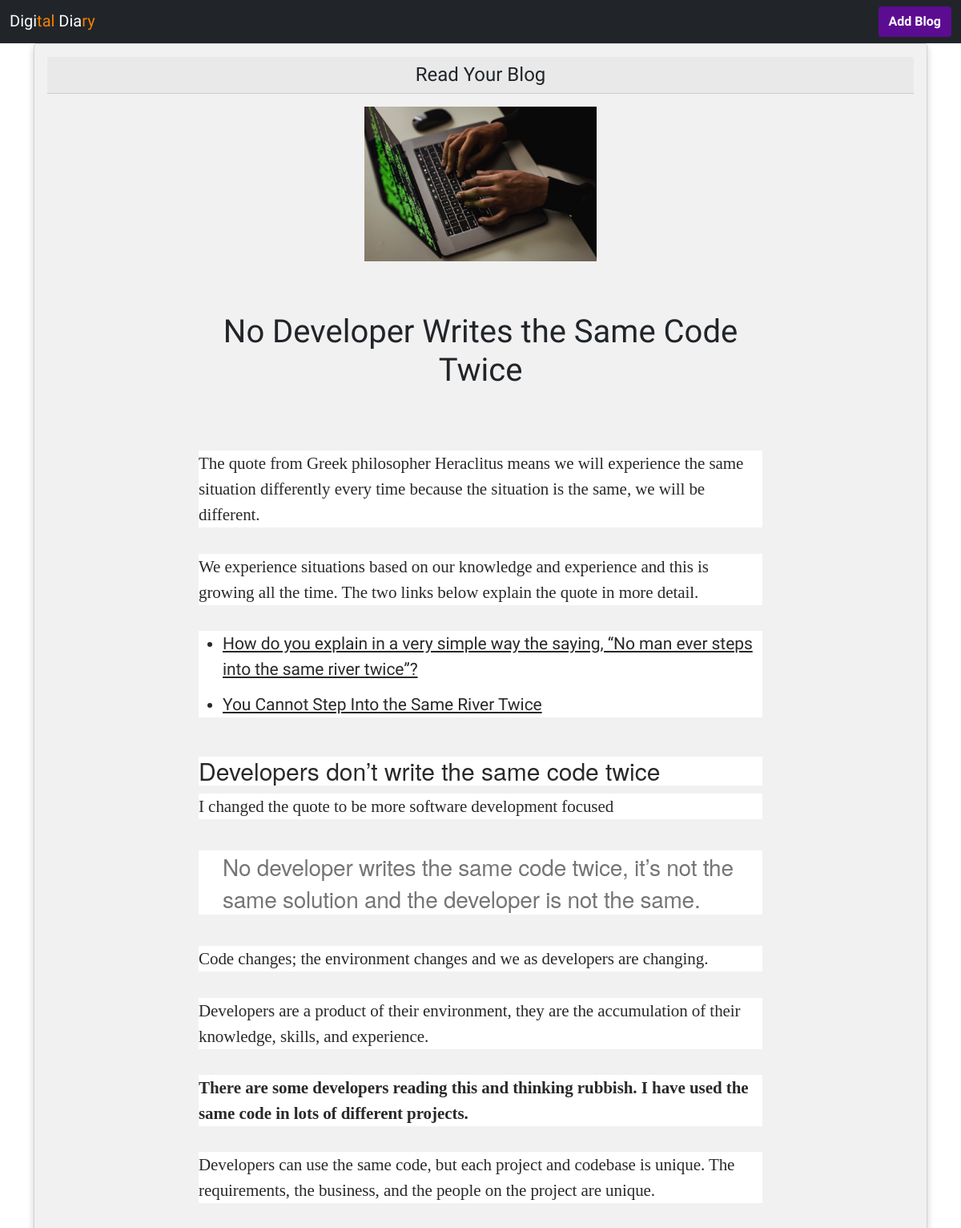
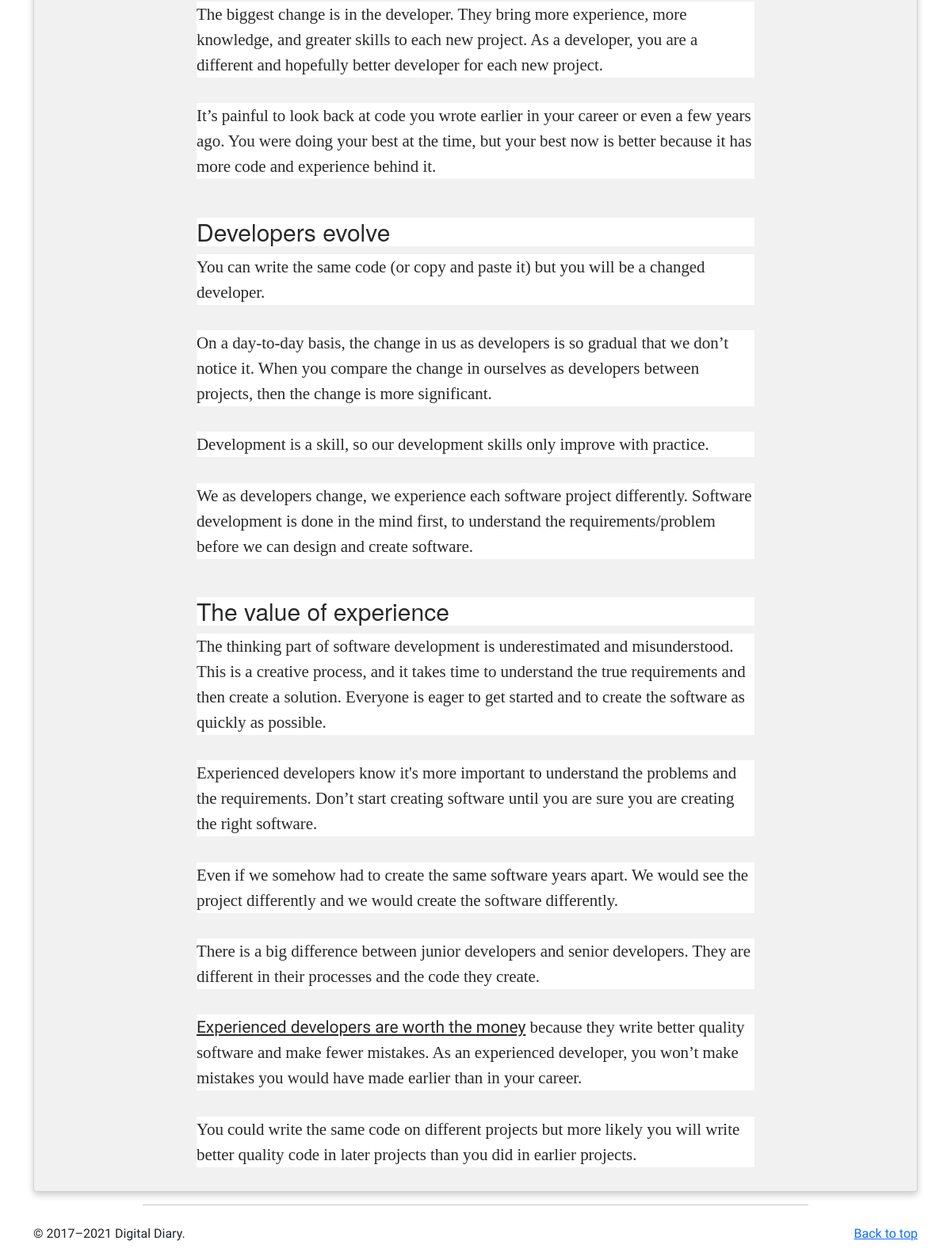
The page /blog-details/no-developer-writes-the-same-code-twice310bxs0 on the database its author committed (2 pictures, top to bottom).
### home/models.py (models this page shows, shortened)
class BlogModels(models.Model):
    title = models.CharField(max_length=1000)
    content = FroalaField()
    user = models.ForeignKey(User, blank=True, null=True, on_delete=models.CASCADE)
    slug = models.SlugField(max_length=100, null=True, blank=True)
    image = models.ImageField(upload_to='blog')
    created_at = models.DateTimeField(auto_now_add=True)
    upload_to = models.DateTimeField(auto_now=True)

### home/views.py (the view)
# urls.py: path('blog-details/<slug>', blog_details, name='blog_details'),
def blog_details(request, slug):
    context = {}
    try:
        blog_obj = BlogModels.objects.filter(slug = slug).first()
        context['blog_obj'] = blog_obj
    except Exception as e:
        print(e)
    return render(request, 'blog_details.html', context)

### home/templates/blog_details.html (shortened to what this page needs)
{% extends "base.html" %} {% block start %}
<div class="container">
    <div class="card">
        <h4 class="card-header">Read Your Blog</h4>
        <div class="row text-center">
            <div class="col-xl-10 mx-auto mt-3">
                <img src="/media/{{blog_obj.image}}" class="img-fluid mb-5" alt="" height="290" width="290">
            </div>
        </div>
        <div class="row">
            <div class="col-xl-8 col-lg-10 mx-auto">
                <div class="card-body">
                    <h1 class="card-text">{{blog_obj.title}}</h1>
                </div>
                <div class="text-content">
                    {{blog_obj.content|safe}}
                </div>
            </div>
        </div>
    </div>
</div>
{% endblock %}

### public/static/css/login.css (style rules this page uses)
* { font-family: 'Philosopher', sans-serif; }

### home/templates/base.html (style rules this page uses)
.row { margin: 0 -5px; }
.row:after { content: ""; display: table; clear: both; }
.card { box-shadow: 0 4px 8px 0 rgba(0, 0, 0, 0.2); padding: 16px; text-align: center; background-color: #f1f1f1; }

### rows shown on the page
BlogModels: image (picture), title "No Developer Writes the Same Code Twice", content "The quote from Greek philosopher Heraclitus means we will experience the same situation differently every time because the situation is the same, we will be different. We experience situations based on our knowledge and experience and this is growing all the time. The two links below explain the quote in more detail. How do you explain in a very simple way the saying, “No man ever steps into the same river twice”? You Cannot Step Into the Same River Twice Developers don’t write the same code twice I changed the quote to be more software development focused No developer writes the same code twice, it’s not the same solution and the developer is not the same. Code changes; the environment…"
